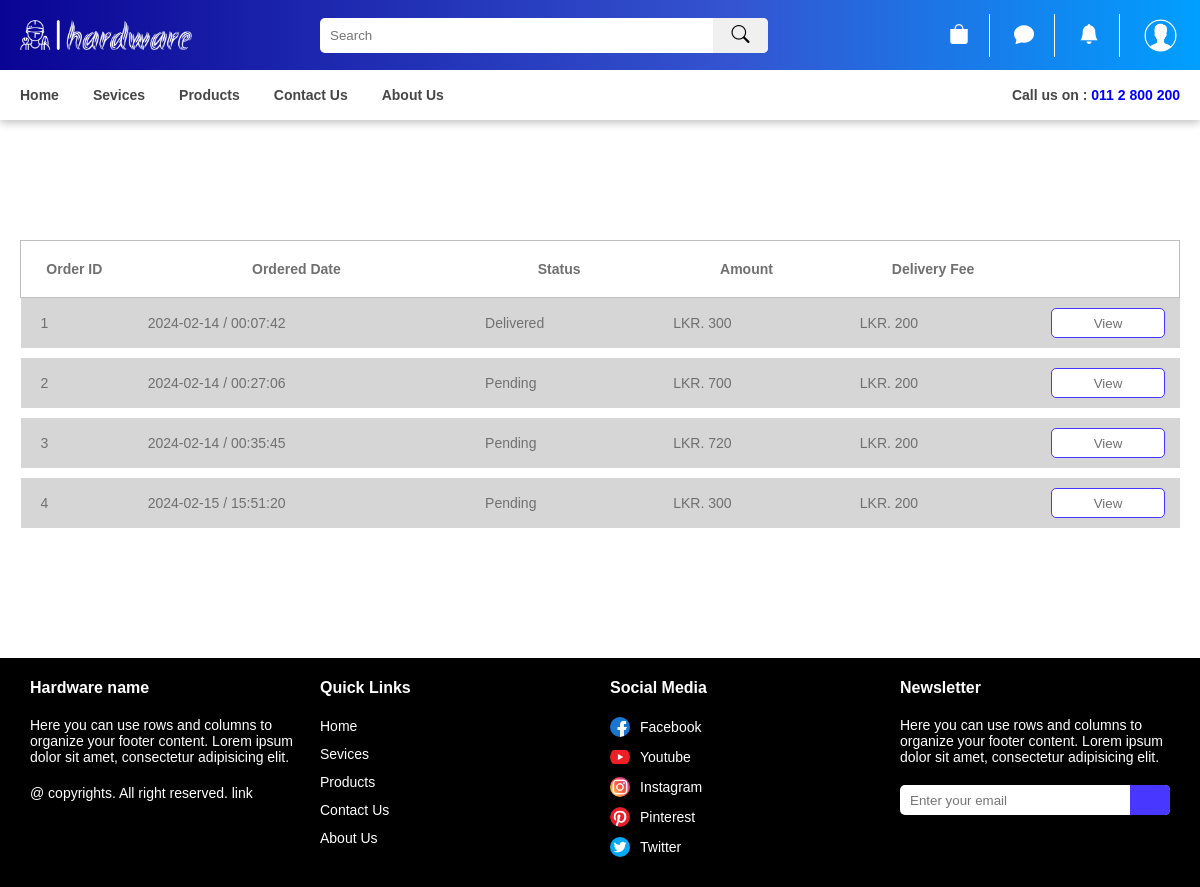
Screenshot of /public/order-history.php (signed in) with the database file from the repository.
### tables this page shows
CREATE TABLE `orders` (
  `order_id` int(50) NOT NULL,
  `customer_id` int(11) NOT NULL,
  `date` date NOT NULL,
  `time` time NOT NULL,
  `payment_method` varchar(50) NOT NULL,
  `payment_status` varchar(50) NOT NULL,
  `order_status` varchar(50) NOT NULL
);

CREATE TABLE `delivery` (
  `delivery_id` int(50) NOT NULL,
  `delivery_boy_id` int(50) NOT NULL,
  `order_id` int(50) NOT NULL,
  `date_of_pickup` date DEFAULT NULL,
  `time_of_pickup` time DEFAULT NULL,
  `date_of_delivered` date DEFAULT NULL,
  `time_of_delivered` time DEFAULT NULL,
  `first_name` varchar(255) NOT NULL,
  `last_name` varchar(255) NOT NULL,
  `phone_no` varchar(255) NOT NULL,
  `status` varchar(50) NOT NULL,
  `house_no` varchar(255) NOT NULL,
  `state` varchar(255) NOT NULL,
  `city` varchar(255) NOT NULL,
  `delivery_cost` double NOT NULL,
  `description` text DEFAULT NULL,
  `latitude` varchar(255) NOT NULL,
  `longitude` varchar(255) NOT NULL
);

### public/order-history.php (the view, shortened to what this page needs)
<?php
$user_id = $_SESSION['id'];
?>
<!DOCTYPE html>
<html lang="en">
<head>
    <link href="https://cdn.jsdelivr.net/npm/remixicon@3.6.0/fonts/remixicon.css" rel="stylesheet">
    <link rel="stylesheet" href="./assets/css/user-nav-1.css">
    <link rel="stylesheet" href="./assets/css/user-nav-2.css">
    <link rel="stylesheet" href="./assets/css/user-menu.css">
    <link rel="stylesheet" href="./assets/css/user-search-bar.css">
    <link rel="stylesheet" href="./assets/css/user-footer.css">
    <link rel="stylesheet" href="./assets/css/user-style.css">
    <link rel="stylesheet" href="./assets/css/user-cart.css">
    <link rel="stylesheet" href="./assets/css/button.css">
    <link rel="stylesheet" href="./assets/css/dashboard-history.css">
</head>
<body>
    <div class="container">
        <?php
        include "../template/user-nav.php";
        ?>
        <?php
        include "../template/user-menu.php";
        ?>
        <section>
            <div class="user-cart">
                <div class="box">
                    <div class="history">
                        <div class="history-table">
                            <table>
                                <tr>
                                    <td>Order ID</td>
                                    <td>Ordered Date</td>
                                    <td>Status</td>
                                    <td>Amount</td>
                                    <td>Delivery Fee</td>
                                    <td></td>
                                </tr>
                                <?php
                                $selectUserQuery = "SELECT * FROM `orders` WHERE `customer_id` = $user_id";
                                $resultOrder = $conn->query($selectUserQuery);
                                if ($resultOrder->num_rows > 0) {
                                    while ($rowOrder = $resultOrder->fetch_assoc()) {
                                        $order_id = $rowOrder['order_id'];
                                        $time = $rowOrder['time'];
                                        $date = $rowOrder['date'];
                                        $total_amount = 0;
                                        $selectDeliveryQuery = "SELECT * FROM `delivery` WHERE `order_id` = $order_id";
                                        $resultDelivery = $conn->query($selectDeliveryQuery);
                                        if ($resultDelivery->num_rows > 0) {
                                            $rowDelivery = $resultDelivery->fetch_assoc();
                                            $status = $rowDelivery['status'];
                                            $delivery_cost = $rowDelivery['delivery_cost'];
                                            $selectOrderDetailsQuery = "SELECT * FROM `order_details` WHERE `order_id` = $order_id";
                                            $resultOrderDetails = $conn->query($selectOrderDetailsQuery);
                                            if ($resultOrderDetails->num_rows > 0) {
                                                while ($rowOrderDetails = $resultOrderDetails->fetch_assoc()) {
                                                    $item_id = $rowOrderDetails['item_id'];
                                                    $quantity = $rowOrderDetails['quantity'];
                                                    $selectUserQuery = "SELECT * FROM `item` WHERE `item_id` = $item_id";
                                                    $result = $conn->query($selectUserQuery);
                                                    if ($result->num_rows > 0) {
                                                        $row = $result->fetch_assoc();
                                                        $price = $row['price'];
                                                        $total_amount += $quantity * $price;
                                                    }
                                                }
                                            }
                                            $total_amount += $delivery_cost;
                                            echo '
                                                <tr>
                                                    <td>' . $order_id . '</td>
                                                    <td>' . $date . ' / ' . $time . '</td>
                                                    <td>' . ucfirst($status) . '</td>
                                                    <td>LKR. ' . $total_amount . '</td>
                                                    <td>LKR. ' . $delivery_cost . '</td>
                                                    <td>
                                                    <button class="btn" onclick="window.location.href=\'order-history-view.php?order_id=' . $order_id . ' \'">View</button>
                                                    </td>
                                                </tr>
                                        ';
                                        }
                                    }
                                }
                                ?>
                            </table>
                        </div>
                    </div>
                </div>
            </div>
        </section>
        <?php
        include "../template/user-footer.php";
        ?>
    </div>
</body>
</html>

### public/assets/css/user-style.css (style rules this page uses)
:root { --background-color: linear-gradient(90deg, #0a0494 0%, #3454d1 61%, #009fff 100%); --shadow: rgba(0, 0, 0, 0.24) 0px 3px 8px; --main-color: linear-gradient(90deg, #0a0494 0%, #3454d1 61%, #009fff 100%); --second-color: rgb(77, 77, 255); --xxl-font-size: 40px; --large-font-size: 16px; --medium-font-size: 14px; --small-font-size: 12px; --main-font-family: sans-serif; --second-font-family: sans-serif; --text-color: #707070; --text-active-color: rgba(255, 255, 255, 0.8); --border: 1px solid rgb(202, 202, 202); }
* { margin: 0; padding: 0; }
.box { width: 1200px; margin: auto; }
@media (max-width: 1240px) { .box { width: calc(100% - 40px); } }
section { width: 100%; min-height: calc(100vh - 270px); }

### public/assets/css/user-cart.css (style rules this page uses)
.user-cart { width: 100%; padding: 60px 0; font-family: sans-serif }

### public/assets/css/button.css (style rules this page uses)
.right-button input[type=submit], .right-button input[type=button], .btn { width: 150px; height: 30px; margin: 0 5px; border-radius: 5px; border: 1px solid #4737FF; cursor: pointer; font-family: var(--main-font-family); color: var(--text-color); background: white; transition: all .2s ease; }

### public/assets/css/dashboard-history.css (style rules this page uses)
.history { width: 100%; padding: 60px 0; }
.history table { width: 100%; border-collapse: collapse; font-family: var(--main-font-family); font-size: 14px; color: var(--text-color); }
.history-table { width: 100%; overflow: auto; }
.history table tr td { padding: 10px 20px; }
.history table tr { border-bottom: 10px solid #ffffff; background-color: rgb(214, 214, 214); }
.history table tr:nth-child(1) td { text-align: center; padding: 20px 0; background-color: rgb(255, 255, 255); font-weight: 600; }
.history table tr:nth-child(1) { border: 1px solid rgb(190, 190, 190); }
.history table tr td button { width: 100%; }

### rows the page displays
orders: order_id "1", date "2024-02-14", time "00:07:42", delivery.status "Delivered", total_amount "300", delivery.delivery_cost "200"
orders: order_id "2", date "2024-02-14", time "00:27:06", delivery.status "Pending", total_amount "700", delivery.delivery_cost "200"
orders: order_id "3", date "2024-02-14", time "00:35:45", delivery.status "Pending", total_amount "720", delivery.delivery_cost "200"
orders: order_id "4", date "2024-02-15", time "15:51:20", delivery.status "Pending", total_amount "300", delivery.delivery_cost "200"
